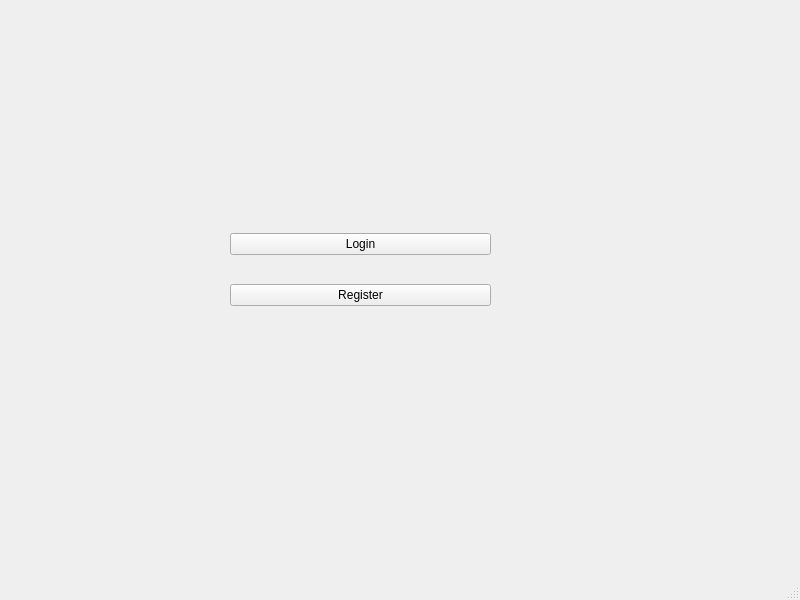
<?xml version="1.0" encoding="UTF-8"?>
<ui version="4.0">
 <class>MainWindow</class>
 <widget class="QMainWindow" name="MainWindow">
  <property name="geometry">
   <rect>
    <x>0</x>
    <y>0</y>
    <width>800</width>
    <height>600</height>
   </rect>
  </property>
  <property name="windowTitle">
   <string>MainWindow</string>
  </property>
  <widget class="QWidget" name="centralwidget">
   <widget class="QWidget" name="">
    <property name="geometry">
     <rect>
      <x>230</x>
      <y>210</y>
      <width>261</width>
      <height>121</height>
     </rect>
    </property>
    <layout class="QVBoxLayout" name="verticalLayout">
     <item>
      <widget class="QPushButton" name="pushButton_Login">
       <property name="text">
        <string>Login</string>
       </property>
      </widget>
     </item>
     <item>
      <widget class="QPushButton" name="pushButton_2">
       <property name="text">
        <string>Register</string>
       </property>
      </widget>
     </item>
    </layout>
   </widget>
  </widget>
  <widget class="QMenuBar" name="menubar">
   <property name="geometry">
    <rect>
     <x>0</x>
     <y>0</y>
     <width>800</width>
     <height>22</height>
    </rect>
   </property>
  </widget>
  <widget class="QStatusBar" name="statusbar"/>
 </widget>
 <resources/>
 <connections/>
</ui>
